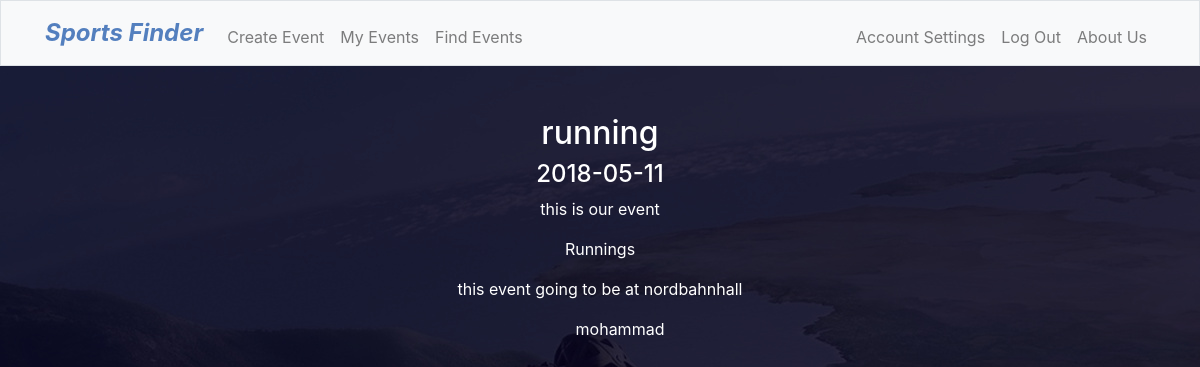
Screenshot of /event/164 (signed in) with the database file from the repository.
### tables this page shows
CREATE TABLE 'events' ('index_id' INTEGER PRIMARY KEY AUTOINCREMENT NOT NULL, 'id' INTEGER,'created' BOOLEAN,'joined' BOOLEAN, 'date' DATETIME, 'place' TEXT,'type' TEXT, 'participant' INTEGER DEFAULT 1 , 'eventname' TEXT, 'time' DATETIME, 'description' TEXT);

CREATE TABLE 'user_events' ('id' INTEGER PRIMARY KEY NOT NULL, 'user_id' INTEGER,'event_id' INTEGER, 'user_name' TEXT);

### application.py (the view)
@app.route("/event/<int:index_id>", methods=["GET", "POST"])
@login_required
def event(index_id):
    event = sql_man.show_details(index_id)
    participants = sql_man.show_participants(index_id)
    return render_template("event.html", event = event, participants=participants)

### application.py (called while the page is built)
@app.after_request
def after_request(response):
    response.headers["Cache-Control"] = "no-cache, no-store, must-revalidate"
    response.headers["Expires"] = 0
    response.headers["Pragma"] = "no-cache"
    return response

### data_base.py (called while the page is built)
    def show_details(self, event_id):
        return self.db.execute("SELECT * FROM events WHERE index_id = :event_id", event_id = event_id)

    def show_participants(self, event_id):
        return self.db.execute("SELECT user_name FROM user_events WHERE event_id = :event", event=event_id)

### helpers.py (called while the page is built)
def login_required(f):
    @wraps(f)
    def decorated_function(*args, **kwargs):
        if session.get("id") is None:
            return redirect("/login")
        return f(*args, **kwargs)
    return decorated_function

### templates/event.html (shortened to what this page needs)
{% extends "layout.html" %}
{% block main %}
<form action="/event" method="post">
  <body background = "static/Images/dark.jpg">
    </body>
 <center>  <h2>{{ event[0]["eventname"] }}</h2>
<h4>{{ event[0]["date"] }}</h4>
<p>{{ event[0]["description"] }}</p>
<p>{{ event[0]["type"] }}</p>
<p>this event going to be at {{ event[0]["place"] }}</p></center>
<div id="participant" class="participant">
<ul>
  {% for participant in participants %}
    <li>{{ participant["user_name"] }}</li>
  {% endfor %}
</ul>
</div>
</form>
{% endblock %}

### static/styles.css (style rules this page uses)
body { height: 100%; color :#fff; background-image:url(../../static/Images/dark.jpg); background-repeat: no-repeat; background-attachment: fixed; }
.participant li { display:flex; justify-content: space-around; }

### rows the page displays
events: eventname "running", date "2018-05-11", description "this is our event", type "Runnings", place "nordbahnhall"
user_events: user_name "mohammad"
